Frame 1 (no input): blank canvas, image omitted
Frame 60 (the mouse pressed at the canvas centre just before this capture): blank canvas, image omitted
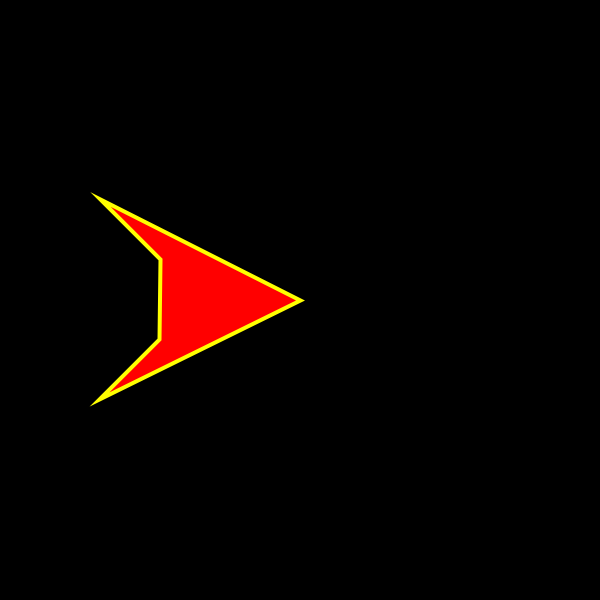
Frame 120 (the mouse held since frame 60 and released just before this capture)

The Processing sketch whose frames 1 and 60 were blank and that drew this single picture after the mouse press (run headless with seeded random() and noise(); from frame 60 on, the mouse is pressed at the canvas centre):

// Processing sketch: p10_demo1
// ── p10_demo1.pde
void setup()
{
  size(600, 600);
  smooth();
  background(0);
}


void draw()
{
  background(0);
  
  pushMatrix(); 
  translate(mouseX, mouseY);
  scale(2);
  rotate(PI/2);
  
  // draw object
  fill(255, 0, 0);
  strokeWeight(2);
  stroke(255, 255, 0);
  
  beginShape();
    vertex(0, 0);
    vertex(50, 100);
    vertex(20, 70);
    vertex(-20, 70);
    vertex(-50, 100);
  endShape(CLOSE);
  
  popMatrix();  
}
